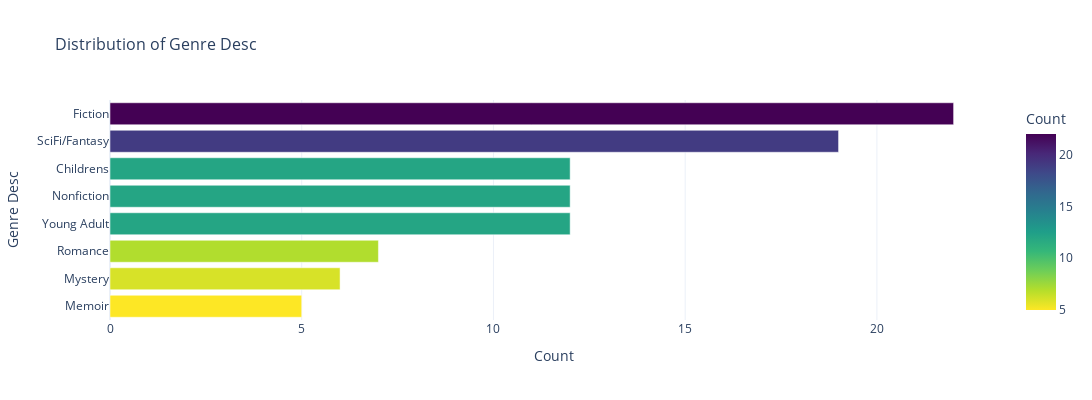

Notebook code for this chart:
### Markdown cell above
Quantidade de gêneros(gráfico de pizza) —>

### Code cell
# Create a horizontal bar plot for 'genre_desc'
create_horizontal_bar_plot(df, 'genre_desc')

### Figure 1 — Plotly figure (JSON) as saved in the notebook; plotly's stock layout.template omitted (floating-point values rounded to 4 significant figures)
{"data": [{"alignmentgroup": "True", "hovertemplate": "Count=%{marker.color}<br>Genre Desc=%{y}<extra></extra>", "legendgroup": "", "marker": {"color": [5, 6, 7, 12, 12, 12, 19, 22], "coloraxis": "coloraxis", "pattern": {"shape": ""}}, "name": "", "offsetgroup": "", "orientation": "h", "showlegend": false, "textposition": "auto", "type": "bar", "x": [5, 6, 7, 12, 12, 12, 19, 22], "xaxis": "x", "y": ["Memoir", "Mystery", "Romance", "Young Adult", "Nonfiction", "Childrens", "SciFi/Fantasy", "Fiction"], "yaxis": "y"}], "layout": {"barmode": "relative", "coloraxis": {"colorbar": {"title": {"text": "Count"}}, "colorscale": [[0, "#fde725"], [0.1111, "#b5de2b"], [0.2222, "#6ece58"], [0.3333, "#35b779"], [0.4444, "#1f9e89"], [0.5556, "#26828e"], [0.6667, "#31688e"], [0.7778, "#3e4989"], [0.8889, "#482878"], [1, "#440154"]]}, "height": 400, "legend": {"tracegroupgap": 0}, "title": {"font": {"size": 16}, "text": "Distribution of Genre Desc"}, "width": 1200, "xaxis": {"anchor": "y", "domain": [0, 1], "title": {"text": "Count"}}, "yaxis": {"anchor": "x", "domain": [0, 1], "title": {"text": "Genre Desc"}}}}
